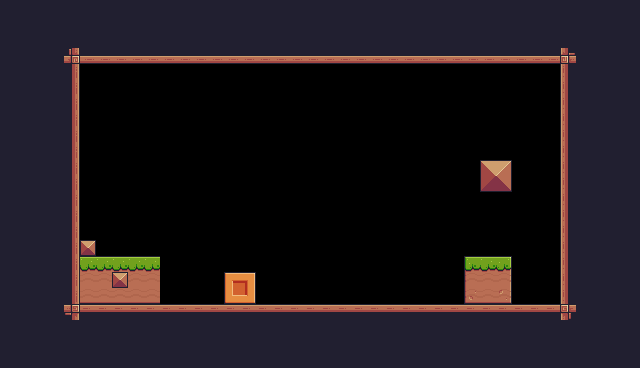

This is a level from a 2D game, rendered from its Tiled map with the project's own tilesets. A one-line summary and the complete map file follow:
An orthogonal 40x23 tile map with 16x16 px tiles, 1 tile layer (Background) and 1 object (Player).

<map version="1.10" tiledversion="1.10.2" orientation="orthogonal" renderorder="right-down" width="40" height="23" tilewidth="16" tileheight="16" infinite="0" nextlayerid="3" nextobjectid="7">
 <tileset firstgid="1" source="Pixel Adventure.tsx" />
 <layer id="1" name="Background" width="40" height="23">
  <data encoding="csv">
112,112,112,112,112,112,112,112,112,112,112,112,112,112,112,112,112,112,112,112,112,112,112,112,112,112,112,112,112,112,112,112,112,112,112,112,112,112,112,112,
112,112,112,112,112,112,112,112,112,112,112,112,112,112,112,112,112,112,112,112,112,112,112,112,112,112,112,112,112,112,112,112,112,112,112,112,112,112,112,112,
112,112,112,112,112,112,112,112,112,112,112,112,112,112,112,112,112,112,112,112,112,112,112,112,112,112,112,112,200,200,200,200,200,200,200,200,112,112,112,112,
112,112,112,112,135,134,134,134,134,134,134,134,134,134,134,134,134,134,134,134,134,134,134,134,134,134,134,134,134,134,134,134,134,134,134,133,112,112,112,112,
112,112,112,112,113,0,0,0,0,0,0,0,0,0,0,0,0,0,0,0,0,0,0,0,0,0,0,0,0,0,0,0,0,0,0,111,112,112,112,112,
112,112,112,112,113,0,0,0,0,0,0,0,0,0,0,0,0,0,0,0,0,0,0,0,0,0,0,0,0,0,0,0,0,0,0,111,112,112,112,112,
112,112,112,112,113,0,0,0,0,0,0,0,0,0,0,0,0,0,0,0,0,0,0,0,0,0,0,0,0,0,0,0,0,0,0,111,112,112,112,112,
112,112,112,200,113,0,0,0,0,0,0,0,0,0,0,0,0,0,0,0,0,0,0,0,0,0,0,0,0,0,0,0,0,0,0,111,112,112,112,112,
112,112,200,200,113,0,0,0,0,0,0,0,0,0,0,0,0,0,0,0,0,0,0,0,0,0,0,0,0,0,0,0,0,0,0,111,112,112,112,112,
112,112,200,200,113,0,0,0,0,0,0,0,0,0,0,0,0,0,0,0,0,0,0,0,0,0,0,0,0,0,0,0,0,0,0,111,112,112,112,112,
112,112,200,200,113,0,0,0,0,0,0,0,0,0,0,0,0,0,0,0,0,0,0,0,0,0,0,0,0,0,36,37,0,0,0,111,112,112,112,112,
112,112,112,200,113,0,0,0,0,0,0,0,0,0,0,0,0,0,0,0,0,0,0,0,0,0,0,0,0,0,58,59,0,0,0,111,112,112,112,112,
112,112,112,112,113,0,0,0,0,0,0,0,0,0,0,0,0,0,0,0,0,0,0,0,0,0,0,0,0,0,0,0,0,0,0,111,112,112,112,112,
112,112,112,112,113,0,0,0,0,0,0,0,0,0,0,0,0,0,0,0,0,0,0,0,0,0,0,0,0,0,0,0,0,0,0,111,112,112,112,112,
112,112,112,112,113,0,0,0,0,0,0,0,0,0,0,0,0,0,0,0,0,0,0,0,0,0,0,0,0,0,0,0,0,0,0,111,112,112,112,112,
112,112,112,112,113,35,0,0,0,0,0,0,0,0,0,0,0,0,0,0,0,0,0,0,0,0,0,0,0,0,0,0,0,0,0,111,112,112,112,112,
112,112,112,112,113,8,8,8,8,8,0,0,0,0,0,0,0,0,0,0,0,0,0,0,0,0,0,0,0,7,8,9,0,0,0,111,112,112,112,112,
112,112,112,112,113,30,30,35,30,30,0,0,0,0,212,213,0,0,0,0,0,0,0,0,0,0,0,0,0,29,30,31,0,0,0,111,112,112,112,112,
112,112,112,112,113,52,52,52,52,52,0,0,0,0,234,235,0,0,0,0,0,0,0,0,0,0,0,0,0,51,52,53,0,0,0,111,112,112,112,112,
112,112,112,112,91,90,90,90,90,90,90,90,90,90,90,90,90,90,90,90,90,90,90,90,90,90,90,90,90,90,90,90,90,90,90,89,112,112,112,112,
112,112,112,112,112,112,112,112,112,112,112,112,112,112,112,112,112,112,112,112,112,112,112,112,112,112,112,112,112,112,112,112,112,112,112,112,112,112,112,112,
112,112,112,112,112,112,112,112,112,112,112,112,112,112,112,112,112,112,112,112,112,112,112,112,112,112,112,112,112,112,112,112,112,112,112,112,112,112,112,112,
112,112,112,112,112,112,112,112,112,112,112,112,112,112,112,112,112,112,112,112,112,112,112,112,112,112,112,112,112,112,112,112,112,112,112,112,112,112,112,112
</data>
 </layer>
 <objectgroup id="2" name="Spawnpoints">
  <object id="5" name="Player" type="Player" x="480" y="224.667" width="30" height="30" />
 </objectgroup>
</map>
